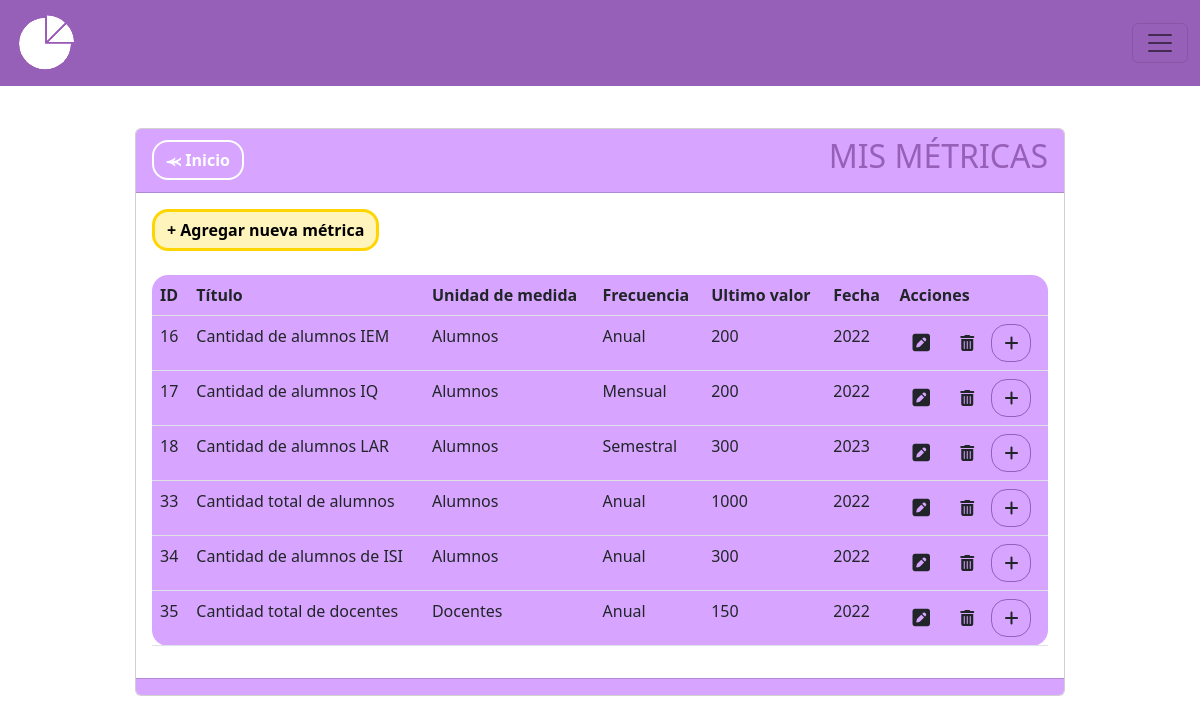
The app's page /metricas, older data.
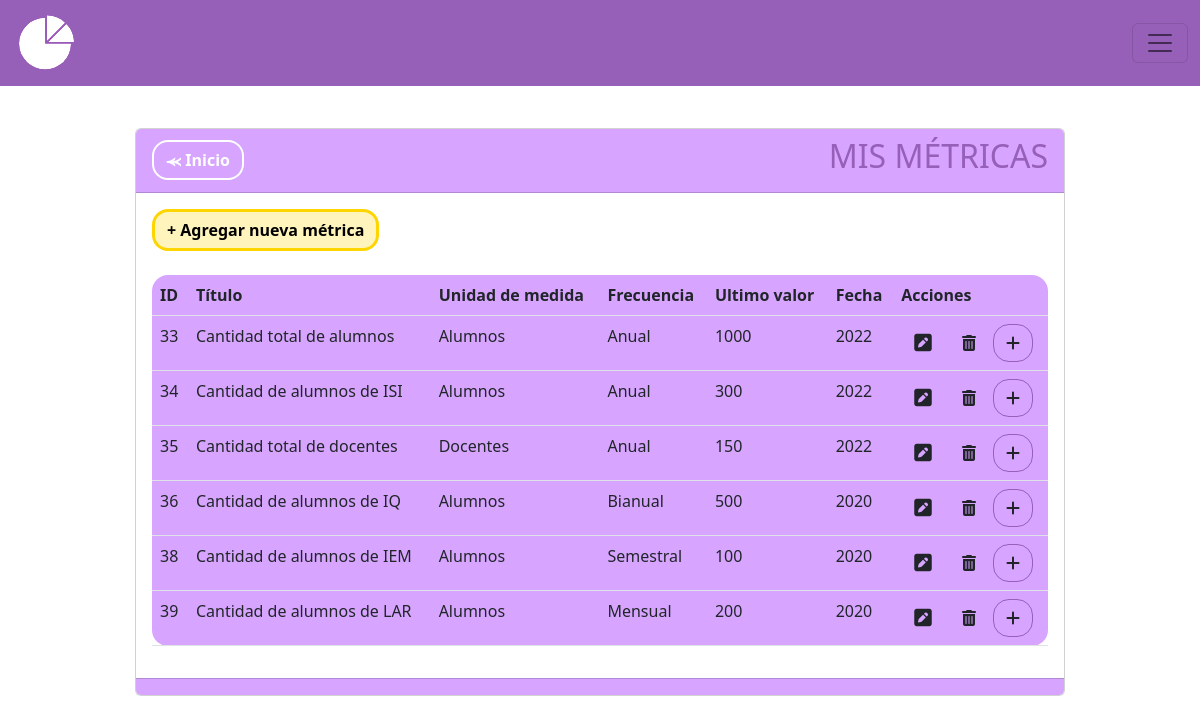
The same page, newer data.
### MIReApp/models.py (models this page shows, shortened)
class Metrica(models.Model):
    id = models.AutoField(primary_key=True)
    titulo = models.CharField(max_length=100,
                              verbose_name='Título',
                              unique= True,
                              validators= [
                                  RegexValidator(regex= r'^[a-zA-Z\s]*$',
                                                 message="El nombre no puede contener caracteres especiales.",
                                                 code='invalid_nombre')
                              ])
    descripcion = models.TextField(max_length=100, verbose_name='Descripción', blank=True, null=True)  #blank=True y null=True permiten que el campo se envie vacio
    unidad_medida = models.CharField(max_length=100,
                                        verbose_name='Unidad de Medida',
                                        validators= [
                                            RegexValidator(regex= r'^[a-zA-Z\s]*$',
                                                            message="La unidad de medida no puede contener caracteres especiales",
                                                            code='invalid_nombre')
                                        ])
    valor = models.IntegerField(verbose_name='Valor', validators=[MinValueValidator(0, message="El valor no puede ser negativo")], default=0)
    frecuencia = models.CharField(max_length=10, choices=FRECUENCIAS)
    year = models.PositiveIntegerField(verbose_name='Ingrese año:', validators=[validate_year])
    month = models.CharField(max_length=10, verbose_name='Ingrese mes:', choices=MESES, blank=True, null=True)
    semestral = models.CharField(max_length=15, verbose_name='Ingrese semestre:', choices=SEMESTRES, blank=True, null=True,)
    year2 = models.PositiveIntegerField(blank=True, null=True, verbose_name='Segundo año')

### MIReApp/views.py (the view)
# urls.py: path('metricas', views.metricas, name='metricas'),
def metricas(request):
    metricas = Metrica.objects.all()
    ultimos_valores = list()
    for u in metricas:
        if HistorialMetrica.objects.filter(metrica=u.id).order_by('año_historico'):
            t = list(HistorialMetrica.objects.filter(metrica=u.id).order_by('año_historico'))[-1] #Obtengo el la ultima instancia de la metrica
            u.valor = str(t.valor_historico) #Agrego en el campo valor, el valor de la ultima instancia
            u.year = str(t.año_historico) #Agrego en el campo año, el año de la ultima instancia
    return render(request, 'metricas/index.html', {'metrica': metricas})

### MIReApp/templates/metricas/index.html (shortened to what this page needs)
{% extends "base.html" %}
{% block contenido %}
<center>
    <link rel="stylesheet" href="https://cdnjs.cloudflare.com/ajax/libs/font-awesome/6.4.2/css/all.min.css">
    <div class="col-md-10 card" style="text-align: left;">
        <div class="card-header" style="background-color: #D7A5FF;">
            <div style="display: flex; justify-content: space-between; align-items: center;">
                <span><a href="{% url 'inicio' %}" class="btn btn-secondary rounded-4 fw-bold" style="background-color: transparent; color: #ffff;border-color: #ffff;border-width: 2px;">⪻ Inicio</a></span>
                <span><h2 style="color: #965FB8">MIS MÉTRICAS</h2></span>
            </div>
        </div>
        <div class="card-body">
            <a name="" id="" class="btn fw-bold rounded-4" style="background-color: #fff4bb;color: #000000;border-color: #ffd500;border-width: 3px;" href="{% url 'crear' %}">+ Agregar nueva métrica</a>
            <br>
            <br>
            <div class="table-responsive">
                <table class="table rounded-4" style="background-color: #D7A5FF;">
                    <thead>
                        <tr>
                            <th scope="col">ID</th>
                            <th scope="col">Título</th>
                            <th scope="col">Unidad de medida</th>
                            <th scope="col">Frecuencia</th>
                            <th scope="col">Ultimo valor</th>
                            <th scope="col">Fecha</th>
                            <th scope="col">Acciones</th>
                        </tr>
                    </thead>
                    <tbody>
                        {% for metri in metrica %}
                        <tr class="">
                            <td scope="row">{{ metri.id }}</td>
                            <td>{{ metri.titulo }}</td>
                            <td>{{ metri.unidad_medida }}</td>
                            <td>{{ metri.frecuencia }}</td>
                            <td>{{ metri.valor }}</td>
                            <td>{{ metri.year }}</td>
                            <td>
                                <a name="" id="" class="btn" href="{% url 'editar' metri.id %}"><i class="fa-solid fa-square-pen fa-lg"></i></a>
                                <a name="" id="" class="btn" href="{% url 'eliminar' metri.id %}" role="button"><i class="fa-solid fa-trash-can"></i></a>
                                <a name="" id="" class="btn rounded-4" style="border-color: #965FB8" href="{% url 'historial_metrica' metri.id %}"><i class="fa-solid fa-plus"></i></a>
                            </td>
                        </tr>
                        {% endfor %}
                    </tbody>
                </table>
            </div>
        </div>
        <div class="card-footer text-muted" style="background-color: #D7A5FF;">
        </div>
    </div>
</center>
{% endblock %}

Row changes from the older to the newer data that the page shows:
removed Metrica: id "16", titulo "Cantidad de alumnos IEM", unidad_medida "Alumnos", frecuencia "Anual", valor "200", year "2022"
removed Metrica: id "17", titulo "Cantidad de alumnos IQ", unidad_medida "Alumnos", frecuencia "Mensual", valor "200", year "2022"
removed Metrica: id "18", titulo "Cantidad de alumnos LAR", unidad_medida "Alumnos", frecuencia "Semestral", valor "300", year "2023"
added Metrica: id "36", titulo "Cantidad de alumnos de IQ", unidad_medida "Alumnos", frecuencia "Bianual", valor "500", year "2020"
added Metrica: id "38", titulo "Cantidad de alumnos de IEM", unidad_medida "Alumnos", frecuencia "Semestral", valor "100", year "2020"
added Metrica: id "39", titulo "Cantidad de alumnos de LAR", unidad_medida "Alumnos", frecuencia "Mensual", valor "200", year "2020"
